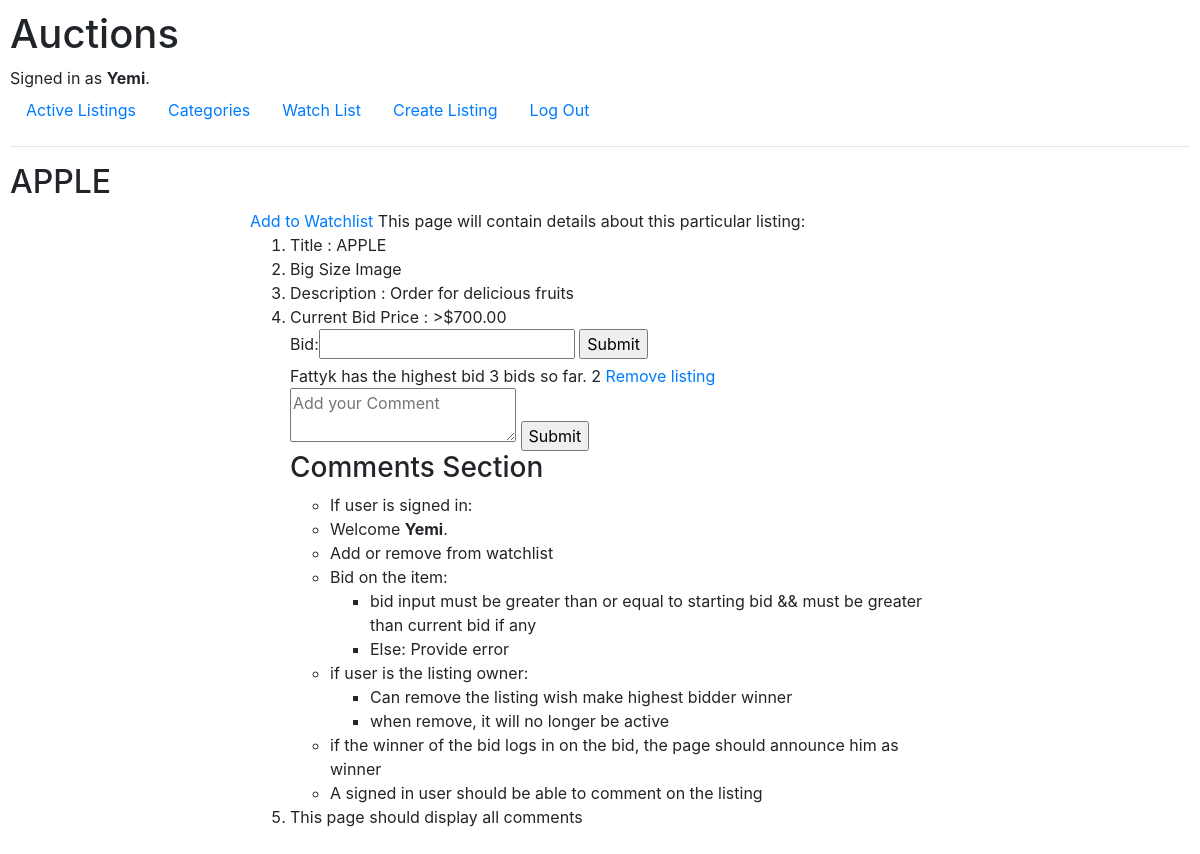
The app's page /4 (signed in) with its own data.
### auctions/models.py (models this page shows, shortened)
class User(AbstractUser):
    pass

class Listing(models.Model):
    KEY_NAME = ["FOOD", "FASHION", "TOYS", "ELECTRONICS", "HOME", "SOLAR", "EDUCATION", "TECHNOLOGY", "PLANTS", "ANIMALS"]
    VALUE_SYS = ["FOD","FAS","TOY","ELC","HOM","SLR","EDU","TEC","PLT","ANI"]
    choice = {key:value for (key,value) in zip(KEY_NAME, VALUE_SYS)}
    value = {value:key for (key,value) in choice.items()}
    CATEGORIES = [(v, k) for (k,v) in choice.items()]
    title = models.CharField(max_length=64)
    description = models.TextField(max_length=100)
    c_price = models.IntegerField()
    image = models.ImageField(upload_to=image_directory_path)
    category = models.CharField(max_length=3, blank=True, choices=CATEGORIES, default=CATEGORIES[0][0])
    highest_bidder = models.ForeignKey(User, blank=True, null= True, on_delete=models.CASCADE, related_name="highest_bidder")

### auctions/views.py (the view)
# urls.py: path("<int:id>", views.listing, name="listing"),
def listing(request, id):
    user = request.user
    if user.is_authenticated:
        listing = Listing.objects.get(id=id)
        watch = Watch.objects.filter(user=user, listing=listing)
        add_remove_watchlist = "Remove from Watchlist" if (watch) else "Add to Watchlist"
        total_bid = listing.bid_listing.all()
        total_bid = len(total_bid)
        return render(request, "auctions/listing.html",{
            "listing":listing,
            "add_remove_watchlist":add_remove_watchlist,
            "bidform": BidForm(),
            "total_bid": total_bid
        })
    return render(request, "auctions/listing.html")

### auctions/views.py
class BidForm(forms.Form):
    bid = forms.IntegerField(label="Bid")

### auctions/templates/auctions/listing.html (shortened to what this page needs)
{% extends "auctions/layout.html" %}
{% load static %}
{% block body %}
    <h2>{{listing.title}}</h2>
        <section class="main">
            {% if user.is_authenticated %}
            <a href="{% url 'add_remove_watch' listing.id %}">{{add_remove_watchlist}}</a>
            {% endif %}
             This page will contain details about this particular listing:
             <ol>
                 <li>Title : {{listing.title}}</li>
                 <li>Big Size Image</li>
                 <li>Description : {{listing.description}}</li>
                 <li>Current Bid Price : >${{listing.c_price}}.00</li>
                    {% if user.is_authenticated %}
                    <form action="{% url 'bid' listing.id %}" method="POST">
                        {{ bidform }}
                        <input type="submit">
                    </form>
                    {{listing.highest_bidder.username}} has the highest bid
                    {{total_bid}} bids so far.
                    {{listing.highest_bidder.id}}
                    <a href="#">Remove listing</a>
                    <form action="#" method="POST">
                        <textarea placeholder="Add your Comment"></textarea>
                        <input type="submit">
                    </form>
                    <h3>Comments Section</h3>
                    <ul>
                        <li>If user is signed in:
                        <li>Welcome <strong>{{ user.username }}</strong>.</li>
                        <li>Add or remove from watchlist</li>
                        <li>Bid on the item:
                            <ul>
                                <li>bid input must be greater than or equal to starting bid && must be greater than current bid if any</li>
                                <li>Else: Provide error</li>
                            </ul>
                        </li>
                        <li>if user is the listing owner:
                            <ul>
                                <li>Can remove the listing wish make highest bidder winner</li>
                                <li>when remove, it will no longer be active</li>
                            </ul>
                        </li>
                        <li>if the winner of the bid logs in on the bid, the page should announce him as winner</li>
                        <li>A signed in user should be able to comment on the listing</li>
                    </ul>
                    {% else %}
                        <li>Login for more actions</li>
                    {% endif %}
                 <li>This page should display all comments</li>
             </ol>
        </section>
{% endblock %}

### auctions/templates/auctions/layout.html (shortened to what this page needs)
{% load static %}
<!DOCTYPE html>
<html lang="en">
    <head>
        <link rel="stylesheet" href="https://stackpath.bootstrapcdn.com/bootstrap/4.4.1/css/bootstrap.min.css">
        <link href="{% static 'auctions/styles.css' %}" rel="stylesheet">
    </head>
    <body>
        <h1>Auctions</h1>
        <div>
            {% if user.is_authenticated %}
                Signed in as <strong>{{ user.username }}</strong>.
            {% else %}
                Not signed in.
            {% endif %}
        </div>
        <ul class="nav">
            <li class="nav-item">
                <a class="nav-link" href="{% url 'index' %}">Active Listings</a>
            </li>
            <li class="nav-item">
                <a class="nav-link" href="{% url 'categories' %}">Categories</a>
            </li>
            {% if user.is_authenticated %}
                <li class="nav-item">
                    <a class="nav-link" href="{% url 'watch' %}">Watch List</a>
                </li>
                <li class="nav-item">
                    <a class="nav-link" href="{% url 'createList' %}">Create Listing</a>
                </li>
                <li class="nav-item">
                    <a class="nav-link" href="{% url 'logout' %}">Log Out</a>
                </li>
            {% endif %}
        </ul>
        <hr>
        {% block body %}
        {% endblock %}
    </body>
</html>

### auctions/static/auctions/styles.css (style rules this page uses)
body { padding: 10px; }

### auctions/templates/auctions/listing.html (style rules this page uses)
.main { width: 700px; margin: 0px auto; }

### records on screen
User: username "Yemi"
Listing: title "APPLE", description "Order for delicious fruits", c_price "700", highest_bidder.username "Fattyk", highest_bidder.id "2"

### other values on screen
{{ add_remove_watchlist }} "Add to Watchlist"
{{ total_bid }} "3"
